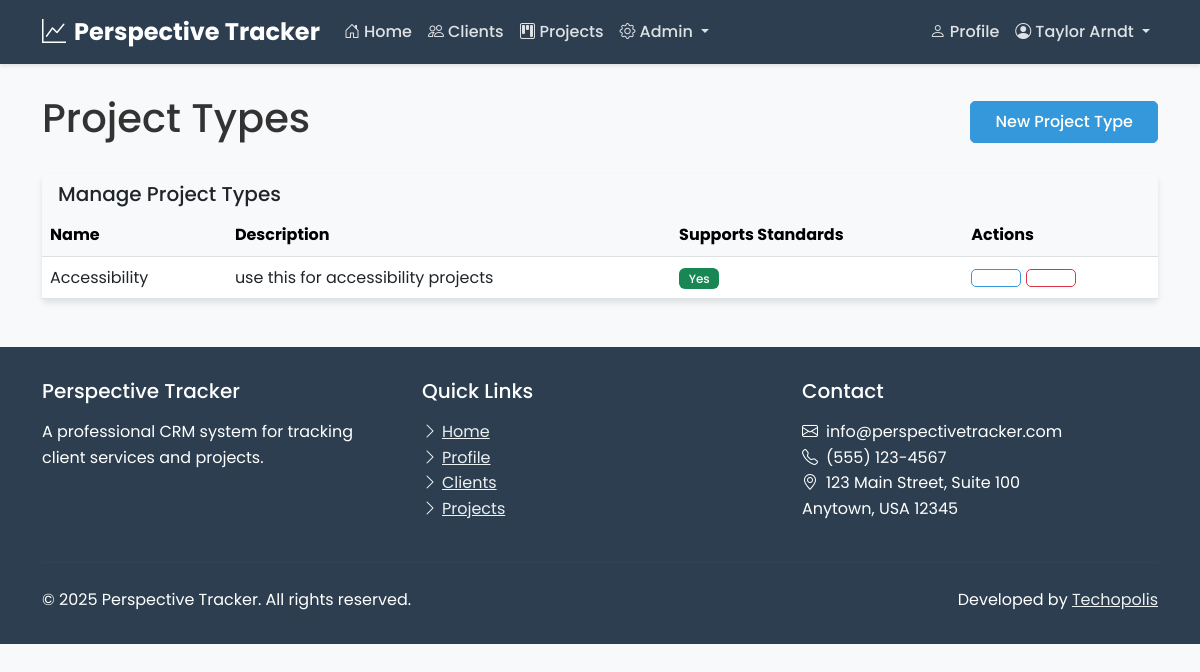
/projects/types/ (signed in), run on the app's committed database.
### users/models.py (models this page shows, shortened)
class CustomUser(AbstractUser):
    username = None
    email = models.EmailField(unique=True)
    role = models.ForeignKey(Role, on_delete=models.CASCADE, null=True, blank=True)
    profile_picture = models.ImageField(upload_to='profile_pics/', null=True, blank=True)
    bio = models.TextField(max_length=500, blank=True)
    phone_number = models.CharField(max_length=20, blank=True)
    job_title = models.CharField(max_length=100, blank=True)
    USERNAME_FIELD = 'email'
    REQUIRED_FIELDS = []
    objects = CustomUserManager()

### projects/models.py (models this page shows, shortened)
class ProjectType(models.Model):
    name = models.CharField(max_length=100, unique=True)
    description = models.TextField(blank=True)
    slug = models.SlugField(max_length=100, unique=True)
    supports_standards = models.BooleanField(default=False, help_text="Whether this project type supports standards and violations")
    status_choices = models.JSONField(default=list, blank=True, help_text="List of status choices for this project type in format [['key', 'Display Name'], ...]")
    milestone_choices = models.JSONField(default=list, blank=True, help_text="List of milestone choices for this project type in format [['key', 'Display Name'], ...]")

### users/views.py (the view)
    def wrapper(request, *args, **kwargs):
        if has_role(request.user, Role.ADMIN):
            return view_func(request, *args, **kwargs)
        return HttpResponseForbidden("You don't have permission to access this page.")

### projects/views.py (called while the page is built)
@login_required
@admin_required
def project_type_list(request):
    project_types = ProjectType.objects.all()
    context = {
        'project_types': project_types,
        'title': 'Project Types',
    }
    return render(request, 'projects/project_type_list.html', context)

### users/views.py (called while the page is built)
def has_role(user, role_name):
    if user.is_superuser and role_name == Role.ADMIN:
        return True
    return user.is_authenticated and user.role and user.role.name == role_name

def admin_required(view_func):
    def wrapper(request, *args, **kwargs):
        if has_role(request.user, Role.ADMIN):
            return view_func(request, *args, **kwargs)
        return HttpResponseForbidden("You don't have permission to access this page.")
    return wrapper

### projects/templates/projects/project_type_list.html (shortened to what this page needs)
{% extends "users/base.html" %}
{% load static %}
{% block content %}
<div class="container mt-4">
    <div class="d-flex justify-content-between align-items-center mb-4">
        <h1>Project Types</h1>
        <a href="{% url 'projects:project_type_create' %}" class="btn btn-primary">
             New Project Type
        </a>
    </div>
    <div class="card">
        <div class="card-header bg-light">
            <h2 class="h5 mb-0">Manage Project Types</h2>
        </div>
        <div class="card-body p-0">
            {% if project_types %}
            <div class="table-responsive">
                <table class="table table-hover mb-0">
                    <thead class="table-light">
                        <tr>
                            <th>Name</th>
                            <th>Description</th>
                            <th>Supports Standards</th>
                            <th>Actions</th>
                        </tr>
                    </thead>
                    <tbody>
                        {% for project_type in project_types %}
                        <tr>
                            <td>{{ project_type.name }}</td>
                            <td>{{ project_type.description|truncatechars:50 }}</td>
                            <td>
                                {% if project_type.supports_standards %}
                                <span class="badge bg-success">Yes</span>
                                {% else %}
                                <span class="badge bg-secondary">No</span>
                                {% endif %}
                            </td>
                            <td>
                                <a href="{% url 'projects:project_type_update' project_type.id %}" class="btn btn-sm btn-outline-primary">
                                </a>
                                <a href="{% url 'projects:project_type_delete' project_type.id %}" class="btn btn-sm btn-outline-danger">
                                </a>
                            </td>
                        </tr>
                        {% endfor %}
                    </tbody>
                </table>
            </div>
            {% else %}
            <div class="p-3">
                <p class="text-muted">No project types have been created yet.</p>
                <a href="{% url 'projects:project_type_create' %}" class="btn btn-primary">Create your first project type</a>
            </div>
            {% endif %}
        </div>
    </div>
</div>
{% endblock %}

### users/templates/users/base.html (shortened to what this page needs)
<!DOCTYPE html>
<html lang="en">
<head>
    <link href="https://cdn.jsdelivr.net/npm/bootstrap@5.3.0-alpha1/dist/css/bootstrap.min.css" rel="stylesheet">
    <link rel="stylesheet" href="https://cdn.jsdelivr.net/npm/bootstrap-icons@1.10.3/font/bootstrap-icons.css">
    <link rel="stylesheet" href="/static/css/style.css">
</head>
<body>
    <nav class="navbar navbar-expand-md navbar-dark fixed-top">
        <div class="container">
            <a class="navbar-brand" href="{% url 'home' %}">
                <i class="bi bi-graph-up me-2"></i>Perspective Tracker
            </a>
            <div class="collapse navbar-collapse" id="navbarNav">
                <ul class="navbar-nav me-auto">
                    <li class="nav-item">
                        <a class="nav-link {% if request.path == '/' %}active{% endif %}" href="{% url 'home' %}">
                            <i class="bi bi-house-door me-1"></i>Home
                        </a>
                    </li>
                    {% if user.is_authenticated %}
                        {% if user.is_superuser or user.role.name == 'admin' or user.role.name == 'staff' %}
                            <li class="nav-item">
                                <a class="nav-link {% if '/clients/' in request.path %}active{% endif %}" href="{% url 'client_list' %}">
                                    <i class="bi bi-people me-1"></i>Clients
                                </a>
                            </li>
                            <li class="nav-item">
                                <a class="nav-link {% if '/projects/' in request.path %}active{% endif %}" href="{% url 'projects:project_list' %}">
                                    <i class="bi bi-kanban me-1"></i>Projects
                                </a>
                            </li>
                            {% if user.is_superuser or user.role.name == 'admin' %}
                            <li class="nav-item dropdown">
                                <a class="nav-link dropdown-toggle" href="#" id="adminDropdown" role="button" data-bs-toggle="dropdown" aria-expanded="false">
                                    <i class="bi bi-gear me-1"></i>Admin
                                </a>
                            </li>
                            {% endif %}
                        {% endif %}
                    {% endif %}
                </ul>
                <ul class="navbar-nav">
                    {% if user.is_authenticated %}
                        <li class="nav-item">
                            <a class="nav-link {% if '/profile/' in request.path %}active{% endif %}" href="{% url 'profile' %}">
                                <i class="bi bi-person me-1"></i>Profile
                            </a>
                        </li>
                        <li class="nav-item dropdown">
                            <a class="nav-link dropdown-toggle" href="#" id="navbarDropdown" role="button" data-bs-toggle="dropdown" aria-expanded="false">
                                <i class="bi bi-person-circle me-1"></i>{{ user.first_name }} {{ user.last_name }}
                            </a>
                        </li>
                    {% else %}
                        <li class="nav-item">
                            <a class="nav-link btn btn-outline-light btn-sm ms-2 px-3" href="{% url 'login' %}">
                                <i class="bi bi-box-arrow-in-right me-1"></i>Login
                            </a>
                        </li>
                    {% endif %}
                </ul>
            </div>
        </div>
    </nav>
    <main>
        {% block content %}{% endblock %}
    </main>
    <footer>
        <div class="container">
            <div class="row">
                <div class="col-md-4 mb-4 mb-md-0">
                    <h5 class="mb-3">Perspective Tracker</h5>
                    <p class="mb-0">A professional CRM system for tracking client services and projects.</p>
                </div>
                <div class="col-md-4 mb-4 mb-md-0">
                    <h5 class="mb-3">Quick Links</h5>
                    <ul class="list-unstyled">
                        <li><a href="{% url 'home' %}"><i class="bi bi-chevron-right me-1"></i>Home</a></li>
                        {% if user.is_authenticated %}
                            <li><a href="{% url 'profile' %}"><i class="bi bi-chevron-right me-1"></i>Profile</a></li>
                            {% if user.is_superuser or user.role.name == 'admin' or user.role.name == 'staff' %}
                                <li><a href="{% url 'client_list' %}"><i class="bi bi-chevron-right me-1"></i>Clients</a></li>
                                <li><a href="{% url 'projects:project_list' %}"><i class="bi bi-chevron-right me-1"></i>Projects</a></li>
                            {% endif %}
                        {% else %}
                            <li><a href="{% url 'login' %}"><i class="bi bi-chevron-right me-1"></i>Login</a></li>
                        {% endif %}
                    </ul>
                </div>
                <div class="col-md-4">
                    <h5 class="mb-3">Contact</h5>
                    <ul class="list-unstyled">
                        <li><i class="bi bi-envelope me-2"></i>info@perspectivetracker.com</li>
                        <li><i class="bi bi-telephone me-2"></i>(555) 123-4567</li>
                        <li><i class="bi bi-geo-alt me-2"></i>123 Main Street, Suite 100<br>Anytown, USA 12345</li>
                    </ul>
                </div>
            </div>
            <hr class="mt-4 mb-4" style="border-color: rgba(255,255,255,0.1);">
            <div class="row justify-content-between align-items-center">
                <div class="col-md-6 text-center text-md-start">
                    <p class="mb-0">&copy; {% now "Y" %} Perspective Tracker. All rights reserved.</p>
                </div>
                <div class="col-md-6 text-center text-md-end">
                    <p class="mb-0">Developed by <a href="https://www.techopolis.courses/" target="_blank">Techopolis</a></p>
                </div>
            </div>
        </div>
    </footer>
</body>
</html>

### perspectivetracker/static/css/style.css (style rules this page uses)
:root { --primary-color: #2c3e50; --secondary-color: #3498db; --accent-color: #e74c3c; --light-color: #ecf0f1; --dark-color: #2c3e50; --success-color: #2ecc71; --warning-color: #f39c12; --danger-color: #e74c3c; --text-color: #333; --text-light: #7f8c8d; --border-radius: 5px; --box-shadow: 0 4px 6px rgba(0, 0, 0, 0.1); --transition: all 0.3s ease; }
body { font-family: 'Poppins', sans-serif; color: var(--text-color); line-height: 1.6; background-color: #f8f9fa; padding-top: 70px; }
.navbar { background-color: var(--primary-color) !important; box-shadow: 0 2px 4px rgba(0, 0, 0, 0.1); }
.navbar-brand { font-weight: 700; font-size: 1.5rem; color: white !important; }
.navbar-dark .navbar-nav .nav-link { color: rgba(255, 255, 255, 0.85) !important; font-weight: 500; transition: var(--transition); }
.card { border: none; border-radius: var(--border-radius); box-shadow: var(--box-shadow); transition: var(--transition); margin-bottom: 1.5rem; }
.card-header { font-weight: 600; border-bottom: none; }
.btn { font-weight: 500; border-radius: var(--border-radius); padding: 0.5rem 1.5rem; transition: var(--transition); }
.btn-primary { background-color: var(--secondary-color); border-color: var(--secondary-color); }
.btn-outline-primary { color: var(--secondary-color); border-color: var(--secondary-color); }
.badge { font-weight: 500; padding: 0.4em 0.8em; }
footer { background-color: var(--primary-color); color: white; padding: 2rem 0; margin-top: 3rem; }
footer a { color: var(--light-color); transition: var(--transition); }

### data on the page
CustomUser: first_name "Taylor", last_name "Arndt"
ProjectType: name "Accessibility", description "use this for accessibility projects", supports_standards "Yes"
